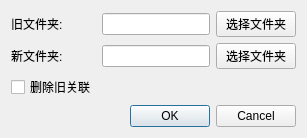
<?xml version="1.0" encoding="UTF-8"?>
<ui version="4.0">
 <class>DirSelectorDialog</class>
 <widget class="QDialog" name="DirSelectorDialog">
  <property name="windowTitle">
   <string>选择文件夹</string>
  </property>
  <property name="windowIcon">
   <iconset resource="../../../res/resource.qrc">
    <normaloff>:/LDDC/img/icon/logo.png</normaloff>:/LDDC/img/icon/logo.png</iconset>
  </property>
  <layout class="QGridLayout" name="gridLayout">
   <item row="1" column="1">
    <widget class="QLineEdit" name="new_lineEdit"/>
   </item>
   <item row="0" column="0">
    <widget class="QLabel" name="label">
     <property name="text">
      <string>旧文件夹:</string>
     </property>
    </widget>
   </item>
   <item row="0" column="2">
    <widget class="QPushButton" name="old_pushButton">
     <property name="text">
      <string>选择文件夹</string>
     </property>
    </widget>
   </item>
   <item row="0" column="1">
    <widget class="QLineEdit" name="old_lineEdit"/>
   </item>
   <item row="1" column="2">
    <widget class="QPushButton" name="new_pushButton">
     <property name="text">
      <string>选择文件夹</string>
     </property>
    </widget>
   </item>
   <item row="1" column="0">
    <widget class="QLabel" name="label_2">
     <property name="text">
      <string>新文件夹:</string>
     </property>
    </widget>
   </item>
   <item row="3" column="0" colspan="3">
    <widget class="QDialogButtonBox" name="buttonBox">
     <property name="orientation">
      <enum>Qt::Orientation::Horizontal</enum>
     </property>
     <property name="standardButtons">
      <set>QDialogButtonBox::StandardButton::Cancel|QDialogButtonBox::StandardButton::Ok</set>
     </property>
    </widget>
   </item>
   <item row="2" column="0">
    <widget class="QCheckBox" name="del_old_checkBox">
     <property name="text">
      <string>删除旧关联</string>
     </property>
    </widget>
   </item>
  </layout>
 </widget>
 <resources>
  <include location="../../../res/resource.qrc"/>
 </resources>
 <connections>
  <connection>
   <sender>buttonBox</sender>
   <signal>accepted()</signal>
   <receiver>DirSelectorDialog</receiver>
   <slot>accept()</slot>
   <hints>
    <hint type="sourcelabel">
     <x>248</x>
     <y>254</y>
    </hint>
    <hint type="destinationlabel">
     <x>157</x>
     <y>274</y>
    </hint>
   </hints>
  </connection>
  <connection>
   <sender>buttonBox</sender>
   <signal>rejected()</signal>
   <receiver>DirSelectorDialog</receiver>
   <slot>reject()</slot>
   <hints>
    <hint type="sourcelabel">
     <x>316</x>
     <y>260</y>
    </hint>
    <hint type="destinationlabel">
     <x>286</x>
     <y>274</y>
    </hint>
   </hints>
  </connection>
 </connections>
</ui>
